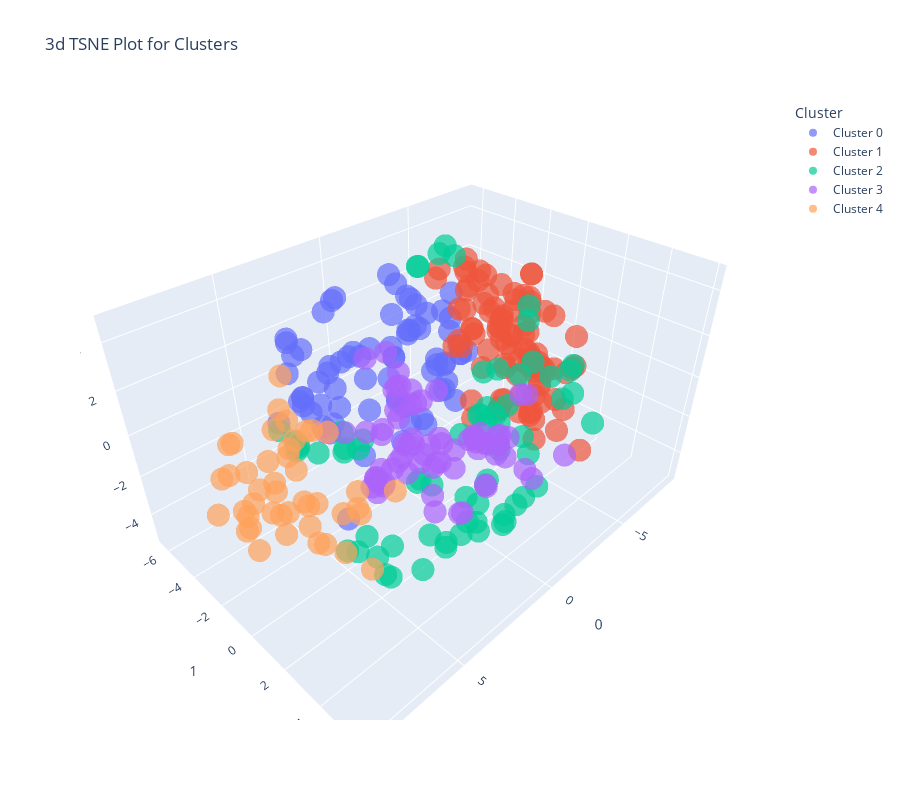

Write notebook code for a chart like this one.
### Markdown cell above
## **3D-Plot for KMeans Clustering**

### Code cell
plot_model(KMeanClusteringModel, plot = 'tsne')
